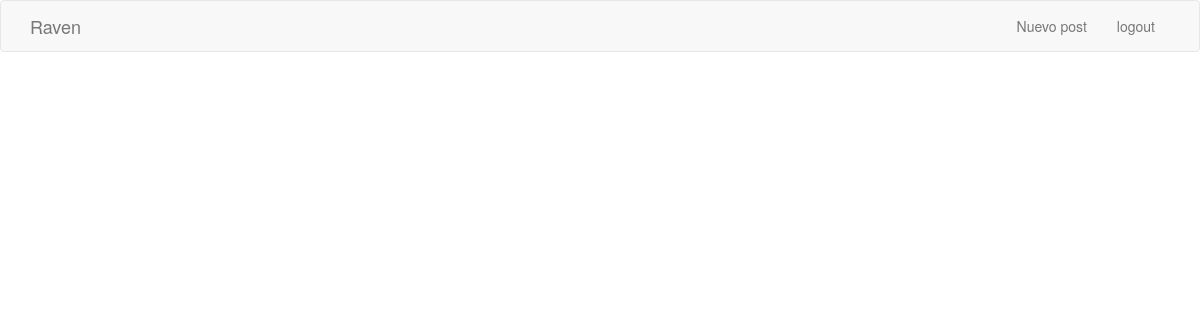
Page / (signed in) on the earlier database version.
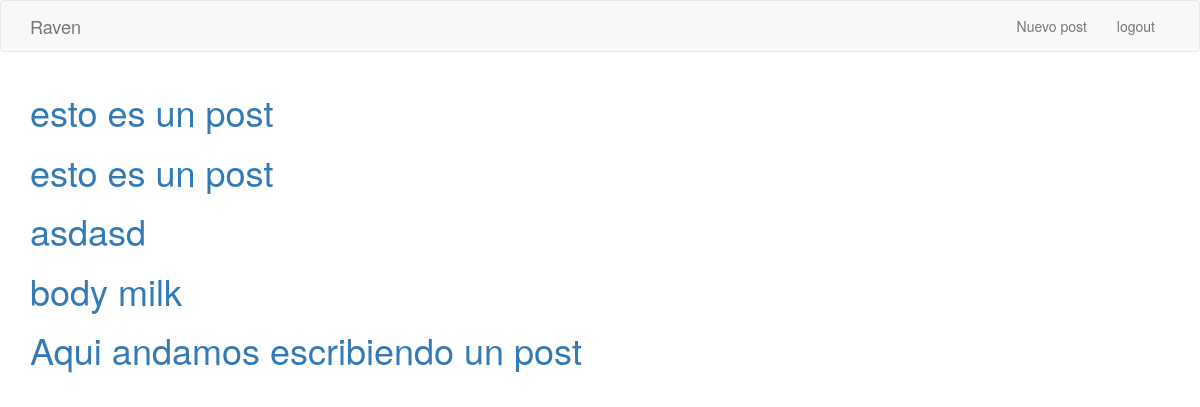
Same page on the later database version.
### post/models.py (models this page shows)
class Post(models.Model):
    body = models.TextField(max_length=155)
    created = models.DateTimeField(auto_now_add=True)
    creator = models.ForeignKey(CustomUser)
    reply = models.ManyToManyField(Reply)

### post/views.py (the view)
# urls.py: url(r'^$', PostList.as_view(), name="post_list"),
class PostList(ListView):
    model = Post

### post/models.py (called while the page is built)
def Post_creado(sender,args, **kwargs):
    dic=kwargs.__getitem__('kwargs')
    if dic.get('creator' ) == CustomUser.objects.get(id=2):
        dic.__setitem__('creator', CustomUser.objects.get(id=1))

### post/templates/post/post_list.html (shortened to what this page needs)
{% load bootstrap3 %}
<!DOCTYPE html>
<html>
<head>
    {% bootstrap_css %}
</head>
<body>
<div class="navbar navbar-default" role="navigation">
<div class="container">
<div class="navbar-header">
            <a class="navbar-brand" href="/">Raven</a>
          </div>
    <div class="navbar-collapse collapse">
        <ul class="nav navbar-nav navbar-right">
            {% block actions %}
               {% if user.is_authenticated %} <li><a href="{% url "post_create" %}">Nuevo post</a></li>
               <li><a href="{% url "logout" %}">logout</a></li>
               {%  endif %}
            {% endblock %}
        </ul>
        </div>
</div>
</div>
    <div class="container">
    {% block content %}
        {% for post in object_list %}
            <h1><a href={% url "post_detail" post.id %}>{{ post.body }}</a></h1>
        {% endfor %}
    {% endblock %}
    </div>
</body>
</html>

Differences in the rows shown:
added Post: body "esto es un post"
added Post: body "esto es un post"
added Post: body "asdasd"
added Post: body "body milk"
added Post: body "Aqui andamos escribiendo un post"
